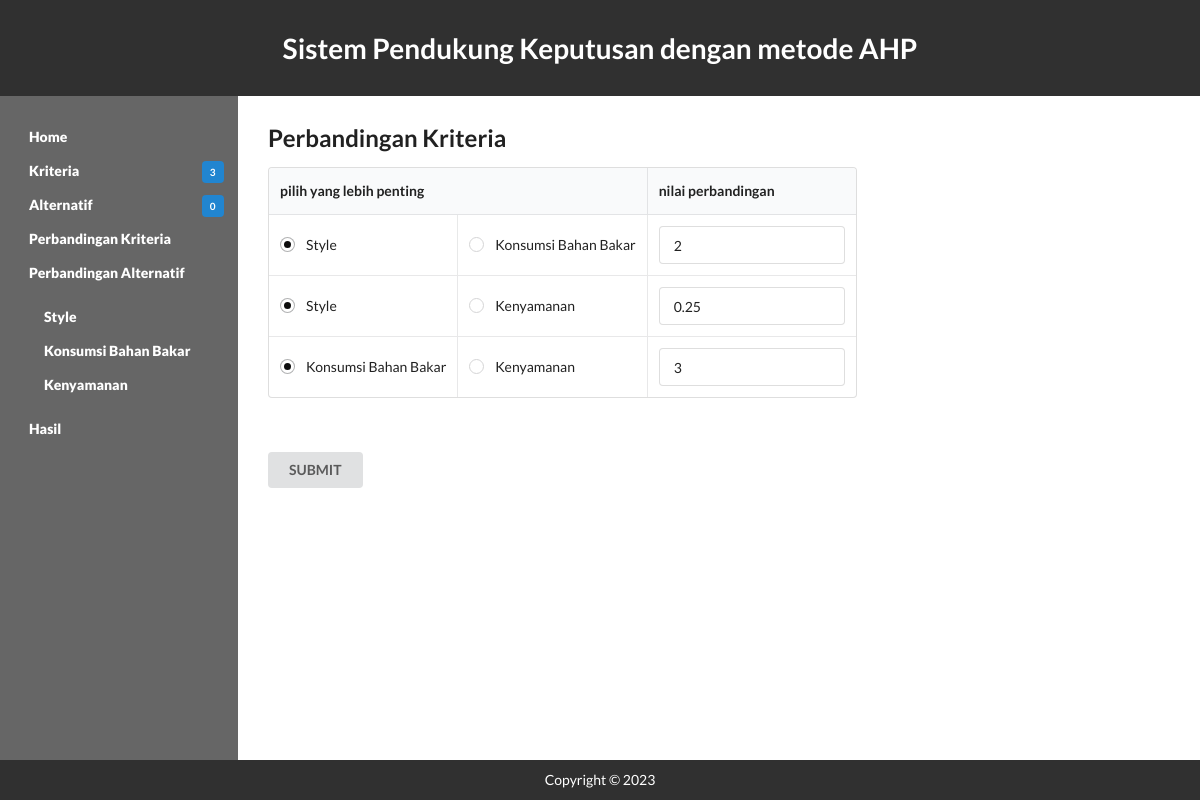
Page /bobot_kriteria.php on the committed database.
### tables this page shows
CREATE TABLE `perbandingan_kriteria` (
  `id` int(11) NOT NULL,
  `kriteria1` int(11) NOT NULL,
  `kriteria2` int(11) NOT NULL,
  `nilai` float NOT NULL
);

### config.php (called while the page is built, shortened)
<?php
	$database = 'ahp';
?>

### fungsi.php (the view, shortened to what this page needs)
<?php
function getKriteriaID($no_urut) {
	include('config.php');
	$query  = "SELECT id FROM kriteria ORDER BY id";
	$result = mysqli_query($koneksi, $query);
	while ($row = mysqli_fetch_array($result)) {
		$listID[] = $row['id'];
	}
	return $listID[($no_urut)];
}
function getKriteriaNama($no_urut) {
	include('config.php');
	$query  = "SELECT nama FROM kriteria ORDER BY id";
	$result = mysqli_query($koneksi, $query);
	while ($row = mysqli_fetch_array($result)) {
		$nama[] = $row['nama'];
	}
	return $nama[($no_urut)];
}
function getJumlahAlternatif() {
	include('config.php');
	$query  = "SELECT count(*) FROM alternatif";
	$result = mysqli_query($koneksi, $query);
	while ($row = mysqli_fetch_array($result)) {
		$jmlData = $row[0];
	}
	return $jmlData;
}
function getJumlahKriteria() {
	include('config.php');
	$query  = "SELECT count(*) FROM kriteria";
	$result = mysqli_query($koneksi, $query);
	while ($row = mysqli_fetch_array($result)) {
		$jmlData = $row[0];
	}
	return $jmlData;
}
function getNilaiPerbandinganKriteria($kriteria1,$kriteria2) {
	include('config.php');
	$id_kriteria1 = getKriteriaID($kriteria1);
	$id_kriteria2 = getKriteriaID($kriteria2);
	$query  = "SELECT nilai FROM perbandingan_kriteria WHERE kriteria1 = $id_kriteria1 AND kriteria2 = $id_kriteria2";
	$result = mysqli_query($koneksi, $query);
	if (mysqli_num_rows($result)==0) {
		$nilai = 1;
	} else {
		while ($row = mysqli_fetch_array($result)) {
			$nilai = $row['nilai'];
		}
	}
	return $nilai;
}
function showTabelPerbandingan($jenis,$kriteria) {
	include('config.php');
	if ($kriteria == 'kriteria') {
		$n = getJumlahKriteria();
	} else {
		$n = getJumlahAlternatif();
	}
	$query = "SELECT nama FROM $kriteria ORDER BY id";
	$result	= mysqli_query($koneksi, $query);
	while ($row = mysqli_fetch_array($result)) {
		$pilihan[] = $row['nama'];
	}
	?>
	<form class="ui form" action="proses.php" method="post">
	<table class="ui celled selectable collapsing table">
		<thead>
			<tr>
				<th colspan="2">pilih yang lebih penting</th>
				<th>nilai perbandingan</th>
			</tr>
		</thead>
		<tbody>
	<?php
	$urut = 0;
	for ($x=0; $x <= ($n - 2); $x++) {
		for ($y=($x+1); $y <= ($n - 1) ; $y++) {
			$urut++;
	?>
			<tr>
				<td>
					<div class="field">
						<div class="ui radio checkbox">
							<label><?php echo $pilihan[$x]; ?></label>
						</div>
					</div>
				</td>
				<td>
					<div class="field">
						<div class="ui radio checkbox">
							<label><?php echo $pilihan[$y]; ?></label>
						</div>
					</div>
				</td>
				<td>
					<div class="field">
	<?php
	if ($kriteria == 'kriteria') {
		$nilai = getNilaiPerbandinganKriteria($x,$y);
	} else {
		$nilai = getNilaiPerbandinganAlternatif($x,$y,($jenis-1));
	}
	?>
						<input type="text" name="bobot<?php echo $urut?>" value="<?php echo $nilai?>" required>
					</div>
				</td>
			</tr>
			<?php
		}
	}
	?>
		</tbody>
	</table>
	<br><br><input class="ui submit button" type="submit" name="submit" value="SUBMIT">
	</form>
	<?php
}
?>

### header.php (shortened to what this page needs)
<!DOCTYPE html>
<html>
<head>
	<link rel="stylesheet" type="text/css" href="css/style.css">
	<link rel="stylesheet" type="text/css" href="semantic/dist/semantic.min.css">
</head>
<body>
<header>
	<h1>Sistem Pendukung Keputusan dengan metode AHP</h1>
</header>
<div class="wrapper">
	<nav id="navigation" role="navigation">
		<ul>
			<li><a class="item" href="index.php">Home</a></li>
			<li>
				<a class="item" href="kriteria.php">Kriteria
					<div class="ui blue tiny label" style="float: right;"><?php echo getJumlahKriteria(); ?></div>
				</a>
			</li>
			<li>
				<a class="item" href="alternatif.php">Alternatif
					<div class="ui blue tiny label" style="float: right;"><?php echo getJumlahAlternatif(); ?></div>
				</a>
			</li>
			<li><a class="item" href="bobot_kriteria.php">Perbandingan Kriteria</a></li>
			<li><a class="item" href="bobot.php?c=1">Perbandingan Alternatif</a></li>
				<ul>
					<?php
						if (getJumlahKriteria() > 0) {
							for ($i=0; $i <= (getJumlahKriteria()-1); $i++) {
								echo "<li><a class='item' href='bobot.php?c=".($i+1)."'>".getKriteriaNama($i)."</a></li>";
							}
						}
					?>
				</ul>
			<li><a class="item" href="hasil.php">Hasil</a></li>
		</ul>
	</nav>

### bobot_kriteria.php
<?php
	include('config.php');
	include('fungsi.php');
	include('header.php');
?>
<section class="content">
	<h2 class="ui header">Perbandingan Kriteria</h2>
	<?php showTabelPerbandingan('kriteria','kriteria'); ?>
</section>
<?php include('footer.php'); ?>

### footer.php (shortened to what this page needs)
</div>
<footer>
	<p>Copyright &copy; <?php echo date("Y"); ?></p>
</footer>
</body>
</html>

### css/style.css (style rules this page uses)
html { display: -webkit-box;display: -ms-flexbox;display: flex; -webkit-box-orient: vertical; -webkit-box-direction: normal; -ms-flex-direction: column; flex-direction: column; }
body { display: -webkit-box; display: -ms-flexbox; display: flex; -webkit-box-orient: vertical; -webkit-box-direction: normal; -ms-flex-direction: column; flex-direction: column; min-height: 100vh; }
.wrapper { display: block; -webkit-box-flex: 1; -ms-flex: 1 1 auto; flex: 1 1 auto; display: -webkit-box; display: -ms-flexbox; display: flex; -webkit-box-orient: horizontal; -webkit-box-direction: normal; -ms-flex-direction: row; flex-direction: row; }
nav { width: 17em; }
.content { display: block; -webkit-box-flex: 1; -ms-flex: 1; flex: 1; }
body { margin: 0; background: #fff; }
header, nav, section, footer { padding: 10px 30px; margin: 0; color: #fff; }
header { background: #303030; text-align: center; padding: 30px; }
nav { background: #666666; padding: 0; }
nav a { display: block; font-weight: 900; padding: .5em 1em; color: #fff; text-decoration: none; }
ul { list-style-type: none; padding: 10px 0 10px 15px; }
section { background: white; color: black; padding: 30px; }
footer { background: #303030; text-align: center; }

### rows in the picture
perbandingan_kriteria: nilai "2"
perbandingan_kriteria: nilai "0.25"
perbandingan_kriteria: nilai "3"

### other values in the picture
getJumlahKriteria() "3"
getJumlahAlternatif() "0"
getKriteriaNama($i) "Style"
getKriteriaNama($i) "Konsumsi Bahan Bakar"
getKriteriaNama($i) "Kenyamanan"
$pilihan[$x] "Style"
$pilihan[$y] "Konsumsi Bahan Bakar"
$pilihan[$y] "Kenyamanan"
$pilihan[$x] "Konsumsi Bahan Bakar"
